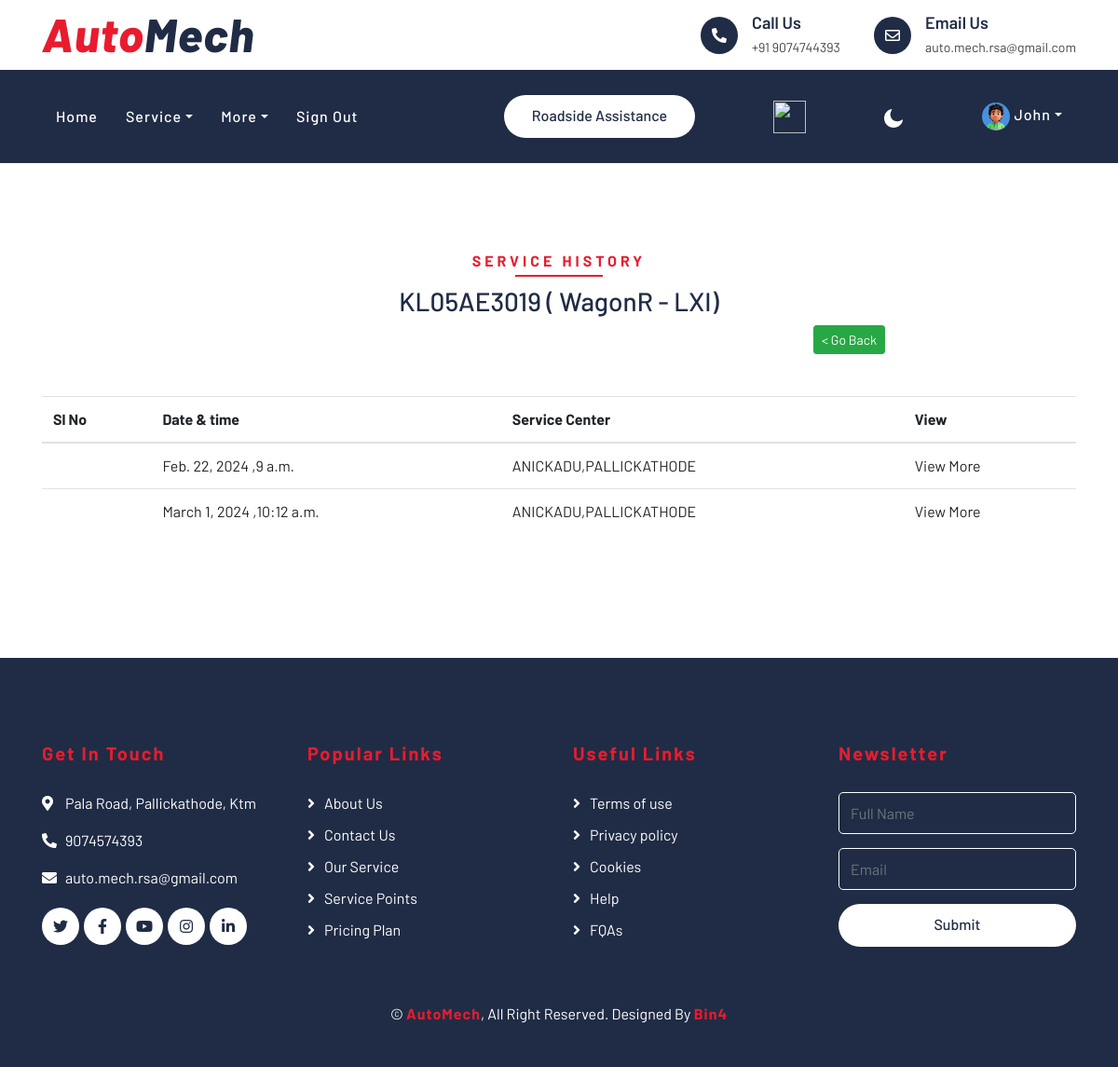
Page /Vehicles/History/KL05AE3019 (signed in) on the committed database.
### client/models.py (models this page shows, shortened)
class User(AbstractUser):
    email=models.EmailField(max_length=100,unique=True)
    USERNAME_FIELD='email'
    REQUIRED_FIELDS=['first_name', 'last_name']
    class Role(models.TextChoices):
        ADMIN="ADMIN",'Admin'
        MECHANIC="MECHANIC",'Mechanic'
        MANAGER="MANAGER",'Manager'
        CLIENT="CLIENT",'Client'
    slug = models.SlugField(unique=True,blank=True)
    base_role = Role.CLIENT
    role = models.CharField(max_length=50, choices=Role.choices)
    objects = CustomUserManager()

class Vehicleinfo(models.Model):
    client = models.ForeignKey(User, on_delete=models.CASCADE)
    model_variant = models.ForeignKey(ModelVariant, on_delete=models.CASCADE)
    vehicle_Regno = models.CharField(max_length=20, unique=True)

class ModelVariant(models.Model):
    model = models.ForeignKey(CarModel, on_delete=models.CASCADE)
    fuel_type = models.ForeignKey(Fueltype, on_delete=models.CASCADE)
    torque = models.CharField(max_length=50)
    bhp = models.CharField(max_length=50)
    engine = models.CharField(max_length=50)
    transmission = models.ForeignKey( transmissionType , on_delete=models.CASCADE)
    tyre_size = models.CharField(max_length=50)
    variant_name = models.CharField(max_length=50)
    variant_slug = models.SlugField(max_length=100, unique=True, blank=True, null=True)
    def __str__(self):
        return f"{self.model.model_name} - {self.variant_name}"
    class Meta:
        unique_together = ('model', 'variant_name',)

class CarModel(models.Model):
    model_name = models.CharField(max_length=100,unique=True)
    make_company = models.ForeignKey(CarMake, on_delete=models.CASCADE)
    model_Image = models.ImageField(upload_to='model_images/',blank=True, null=True)
    model_slug = models.SlugField(max_length=100, unique=True, blank=True, null=True)

class ServiceOrder(models.Model):
    STATUS_CHOICES = (
        ('on hold', 'On hold'),
        ('pending', 'Pending'),
        ('processing', 'Processing'),
        ('completed', 'Completed'),
        ('cancelled', 'Cancelled'),
        ('closed', 'Closed'),
    )
    vehicle = models.ForeignKey(Vehicleinfo, on_delete=models.CASCADE)
    service_center = models.ForeignKey(ServiceCenter, on_delete=models.CASCADE)
    date = models.DateField()
    time = models.TimeField()
    slug = models.SlugField(unique=True, default=uuid.uuid4, editable=False, max_length=36)
    status = models.CharField(max_length=20, choices=STATUS_CHOICES, default='on hold')
    service_slot = models.ForeignKey(ServicesSlots, on_delete=models.SET_NULL, null=True, blank=True)
    razorpay_payment_id=models.CharField(max_length=100,null=True,blank=True)
    razorpay_order_id=models.CharField(max_length=100, null=True,blank=True)
    razorpay_signature=models.CharField(max_length=100, null=True,blank=True)
    price = models.DecimalField(max_digits=10, decimal_places=2,null=True,blank=True)

class ServiceCenter(models.Model):
    place = models.CharField(max_length=100)
    city = models.CharField(max_length=50)
    pincode = models.CharField(max_length=6)
    phone_number = models.CharField(max_length=15)
    latitude = models.DecimalField(max_digits=9, decimal_places=6)
    longitude = models.DecimalField(max_digits=9, decimal_places=6)
    manager = models.OneToOneField(Manager, on_delete=models.SET_NULL, null=True, blank=True, unique=True)
    slug = models.SlugField(unique=True, blank=True)

### client/views.py (the view)
# urls.py: path('Vehicles/History/<str:vehicle_Regno>',views.service_history,name='history'),
@login_required
@cache_control(no_cache=True, must_revalidate=True, no_store=True, max_age=0)
def service_history (request, vehicle_Regno):
    vehicle_info = get_object_or_404(Vehicleinfo, vehicle_Regno=vehicle_Regno)
    service_prices = ServicePrice.objects.filter(variant = vehicle_info.model_variant)
    serviceorders = ServiceOrder.objects.filter(vehicle_id=vehicle_info.id,status = 'closed').order_by('date')
    order_items =ServiceOrderItem.objects.all()
    order_items_with_prices = []
    for order_item in order_items:
        total_price  = 0
        for service_p in service_prices:
            if service_p.service == order_item.service_list:
                total_price = (total_price+service_p.price)
                order_items_with_prices.append({
                    'order_item': order_item,
                    'price': service_p.price
                })
    context ={
        'vehicle':vehicle_info,
        'orders' :serviceorders,
        'order_items' : order_items_with_prices,
    }
    return render (request,'client/service_history.html',context)

### templates/client/service_history.html (shortened to what this page needs)
{% extends 'client/base.html' %}
{% block cstyle %}
        <link rel="stylesheet" type="text/css" href="https://cdn.datatables.net/1.11.5/css/jquery.dataTables.min.css">
{% endblock %}
{%block content%}
{% load static %}
<div class="blog">
    <div class="container mt-5">
        <div class="section-header text-center">
            <p>Service History</p>
            <h3>{{ vehicle.vehicle_Regno }} ( {{ vehicle.model_variant }})</h3>
            <ul class="nav justify-content-end">
                <li class="nav-item">
                  <a class="btn btn-success btn-sm" href="{% url "index" %}">< Go Back</a>
                </li>
            </ul>
        </div>
        {% if orders%}
        <table class="table" id="serviceHistoryTable">
            <thead>
                <tr>
                    <th scope="col">Sl No</th>
                    <th scope="col">Date & time</th>
                    <th scope="col">Service Center</th>
                    <th scope="col">View </th>
                </tr>
            </thead>
            <tbody>
            {% for order in orders %}
                <tr data-toggle="collapse" data-target="#details{{order.slug}}" class="clickable">
                    <td></td>
                    <td>{{order.date}} ,{{order.time}}</td>
                    <td>{{order.service_center.place}},{{order.service_center.city}}</td>
                    <td> View More</td>
                </tr>
            {% endfor %}
            </tbody>
        </table>
        {% else %}
We don't Have Any pervious Service Records
        {% endif %}
        <br>
        <br>
        <br>
    </div>
</div>
{% endblock %}

### templates/client/base.html (shortened to what this page needs)
<!DOCTYPE html>
{% load static %} {% comment %} {% load socialaccount %} {% endcomment %}
<html lang="en">
  <head>
    <link href="https://stackpath.bootstrapcdn.com/bootstrap/4.4.1/css/bootstrap.min.css" rel="stylesheet" />
    <link href="https://cdnjs.cloudflare.com/ajax/libs/font-awesome/5.10.0/css/all.min.css" rel="stylesheet" />
    <link href="{% static 'lib/flaticon/font/flaticon.css' %}" rel="stylesheet" />
    <link href="{% static 'lib/animate/animate.min.css' %}" rel="stylesheet" />
    <link href="{% static 'lib/owlcarousel/assets/owl.carousel.min.css' %}" rel="stylesheet" />
    <link rel="stylesheet" href="https://unpkg.com/leaflet@1.9.4/dist/leaflet.css" />
    <link href="{% static 'css/style.css' %}" rel="stylesheet" />
    {% block cstyle %}
    {% endblock %}
  </head>
  <body>
    <div class="top-bar">
      <div class="container">
        <div class="row align-items-center">
          <div class="col-lg-4 col-md-12">
            <div class="logo">
              <a href="index.html">
                <h1>Auto<span>Mech</span></h1>
              </a>
            </div>
          </div>
          <div class="col-lg-8 col-md-7 d-none d-lg-block">
            <div class="row">
              <div class="col-4"></div>
              <div class="col-4">
                <div class="top-bar-item">
                  <div class="top-bar-icon">
                    <i class="fa fa-phone-alt"></i>
                  </div>
                  <div class="top-bar-text">
                    <h3>Call Us</h3>
                    <p>+91 9074744393</p>
                  </div>
                </div>
              </div>
              <div class="col-4">
                <div class="top-bar-item">
                  <div class="top-bar-icon">
                    <i class="far fa-envelope"></i>
                  </div>
                  <div class="top-bar-text">
                    <h3>Email Us</h3>
                    <p>auto.mech.rsa@gmail.com</p>
                  </div>
                </div>
              </div>
            </div>
          </div>
        </div>
      </div>
    </div>
    <div class="nav-bar">
      <div class="container">
        <nav class="navbar navbar-expand-lg bg-dark navbar-dark">
          <div class="collapse navbar-collapse justify-content-between" id="navbarCollapse">
            <div class="navbar-nav mr-auto">
              <a href="/" class="nav-item nav-link {% if request.path == '/' %}{% endif %}">Home</a>
              <div class="nav-item dropdown">
                <a href="#" class="nav-link dropdown-toggle" data-toggle="dropdown">Service</a>
              </div>
              <div class="nav-item dropdown">
                <a href="#" class="nav-link dropdown-toggle" data-toggle="dropdown">More</a>
              </div>
              {% if user.is_authenticated %}
                <a href="{% url 'custom_logout' %}" class="nav-item nav-link">Sign Out</a>
              {% endif %}
            </div>
            <div class="ml-auto">
              <a class="btn btn-custom" id="bookbtn" href="{% url 'rsarequest' %}">Roadside Assistance</a>
            </div>
            <div class="ml-auto">
              <a class="btn" href="{% url 'view_cart' %}"><img src="{% static 'img/add-cart.png' %}" width="35" height="35" /></a>
            </div>
            <div class="ml-auto">
              <img src="{% static 'img/moon.png' %}" id="dark_icon" width="20" height="20" />
            </div>
            <div class="navbar-nav ml-auto">
              {% if user.is_authenticated %}
                <div class="nav-item dropdown">
                  <a href="#" class="nav-link dropdown-toggle" data-toggle="dropdown" id="olaid">
                    {% if uinfo.profile_picture %}
          <img
              src="{{uinfo.profile_picture.url}}"
              alt="user-avatar"
              width="30" height="30"
              id="uploadedAvatar"
              class="rounded-circle"
              />
          {% elif user.socialaccount_set.all.0.get_avatar_url %}
            <img src="{{ user.socialaccount_set.all.0.get_avatar_url }}" class="rounded-circle" alt="Google Profile" width="30" height="30">
          {% else %}
            <img src="/media/profile_pictures/default.jpg"  class="rounded-circle" alt="Default Profile"  width="30" height="30">
          {% endif %}
                    {{ user.first_name }}</a>
                </div>
              {% endif %}
            </div>
          </div>
        </nav>
      </div>
    </div>
     {% block content %}
    {% endblock %}
    <div id="toast-container" class="position-absolute top-0 end-0 p-3">
    </div>
    <div class="footer">
      <div class="container">
        <div class="row">
          <div class="col-lg-3 col-md-6">
            <div class="footer-contact">
              <h2>Get In Touch</h2>
              <p>
                <i class="fa fa-map-marker-alt"></i>Pala Road, Pallickathode, Ktm
              </p>
              <p>
                <i class="fa fa-phone-alt"></i>9074574393
              </p>
              <p>
                <i class="fa fa-envelope"></i>auto.mech.rsa@gmail.com
              </p>
              <div class="footer-social">
                <a class="btn" href=""><i class="fab fa-twitter"></i></a>
                <a class="btn" href=""><i class="fab fa-facebook-f"></i></a>
                <a class="btn" href=""><i class="fab fa-youtube"></i></a>
                <a class="btn" href=""><i class="fab fa-instagram"></i></a>
                <a class="btn" href=""><i class="fab fa-linkedin-in"></i></a>
              </div>
            </div>
          </div>
          <div class="col-lg-3 col-md-6">
            <div class="footer-link">
              <h2>Popular Links</h2>
              <a href="">About Us</a>
              <a href="">Contact Us</a>
              <a href="">Our Service</a>
              <a href="{% url 'map_view' %}">Service Points</a>
              <a href="{% url 'service_cost_finder' %}">Pricing Plan</a>
            </div>
          </div>
          <div class="col-lg-3 col-md-6">
            <div class="footer-link">
              <h2>Useful Links</h2>
              <a href="{% url 'terms' %}" >Terms of use</a>
              <a href="{% url 'privacy' %}">Privacy policy</a>
              <a href="">Cookies</a>
              <a href="">Help</a>
              <a href="">FQAs</a>
            </div>
          </div>
          <div class="col-lg-3 col-md-6">
            <div class="footer-newsletter">
              <h2>Newsletter</h2>
              <form>
                <input class="form-control" placeholder="Full Name" />
                <input class="form-control" placeholder="Email" />
                <button class="btn btn-custom">Submit</button>
              </form>
            </div>
          </div>
        </div>
      </div>
      <div class="container copyright">
        <p>
          &copy; <a href="#">AutoMech</a>, All Right Reserved. Designed By
          <a href="https://.com">Bin4</a>
        </p>
      </div>
    </div>
    {% load sweetify %} {% sweetify %}
  </body>
</html>

### rows in the picture
User: first_name "John"
Vehicleinfo: vehicle_Regno "KL05AE3019", model_variant "WagonR - LXI"
ServiceOrder: date "Feb. 22, 2024", time "9 a.m.", service_center.place "ANICKADU", service_center.city "PALLICKATHODE"
ServiceOrder: date "March 1, 2024", time "10:12 a.m.", service_center.place "ANICKADU", service_center.city "PALLICKATHODE"
